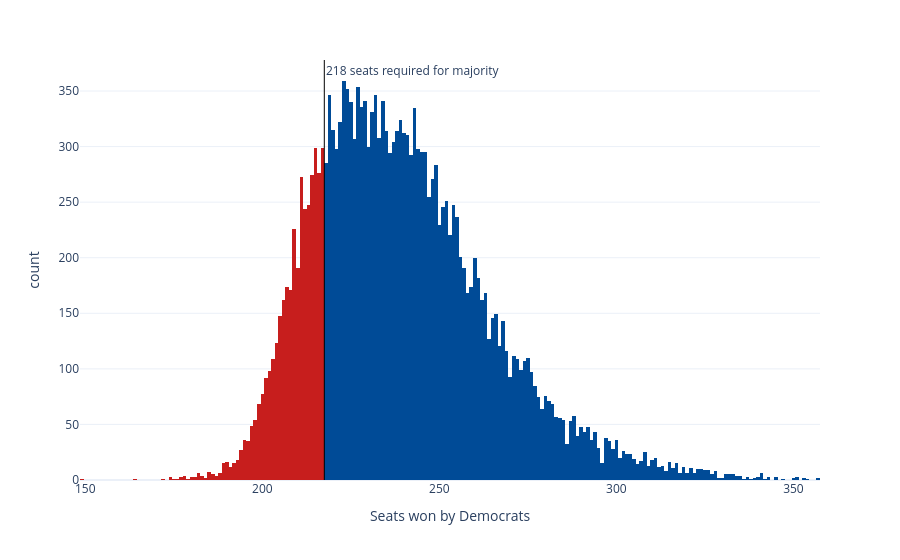

Write notebook code for a chart like this one.
### Code cell
sims_hist = px.histogram(seat_sims, x='seats', nbins=np.unique(seat_sims['seats']).shape[0]*2, color='winner',
                         color_discrete_map={'Democrats': '#004b97', 'Republicans': '#c71e1d'},
                         labels={'seats':'Seats won by Democrats', 'winner': 'Winner'}, template='plotly_white')
sims_hist.update_traces(showlegend=False)
sims_hist.add_vline(x=217.5, line_width=1, line_color='black', annotation_text='218 seats required for majority', 
                    annotation_position='top right')
sims_hist

### Figure 1 — Plotly figure (JSON) as saved in the notebook; plotly's stock layout.template omitted (floating-point values rounded to 4 significant figures; data arrays with more than 128 entries replaced by an {"elided": "..."} marker saying what was removed)
{"data": [{"bingroup": "x", "hovertemplate": "Winner=Republicans<br>Seats won by Democrats=%{x}<br>count=%{y}<extra></extra>", "legendgroup": "Republicans", "marker": {"color": "#c71e1d", "pattern": {"shape": ""}}, "name": "Republicans", "nbinsx": 360, "orientation": "v", "showlegend": false, "type": "histogram", "x": {"elided": "3884 int values"}, "xaxis": "x", "yaxis": "y"}, {"bingroup": "x", "hovertemplate": "Winner=Democrats<br>Seats won by Democrats=%{x}<br>count=%{y}<extra></extra>", "legendgroup": "Democrats", "marker": {"color": "#004b97", "pattern": {"shape": ""}}, "name": "Democrats", "nbinsx": 360, "orientation": "v", "showlegend": false, "type": "histogram", "x": {"elided": "16116 int values"}, "xaxis": "x", "yaxis": "y"}], "layout": {"annotations": [{"showarrow": false, "text": "218 seats required for majority", "x": 217.5, "xanchor": "left", "xref": "x", "y": 1, "yanchor": "top", "yref": "y domain"}], "barmode": "relative", "legend": {"title": {"text": "Winner"}, "tracegroupgap": 0}, "margin": {"t": 60}, "shapes": [{"line": {"color": "black", "width": 1}, "type": "line", "x0": 217.5, "x1": 217.5, "xref": "x", "y0": 0, "y1": 1, "yref": "y domain"}], "xaxis": {"anchor": "y", "domain": [0, 1], "title": {"text": "Seats won by Democrats"}}, "yaxis": {"anchor": "x", "domain": [0, 1], "title": {"text": "count"}}}}
